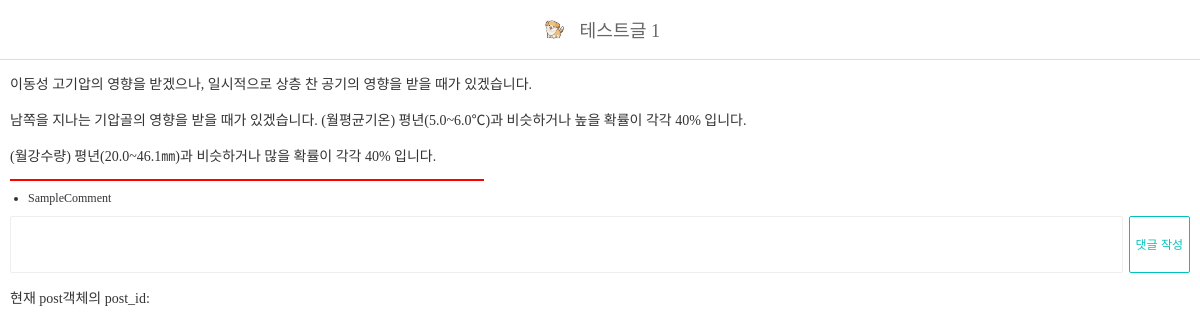
The app's page /posts/1/, older data.
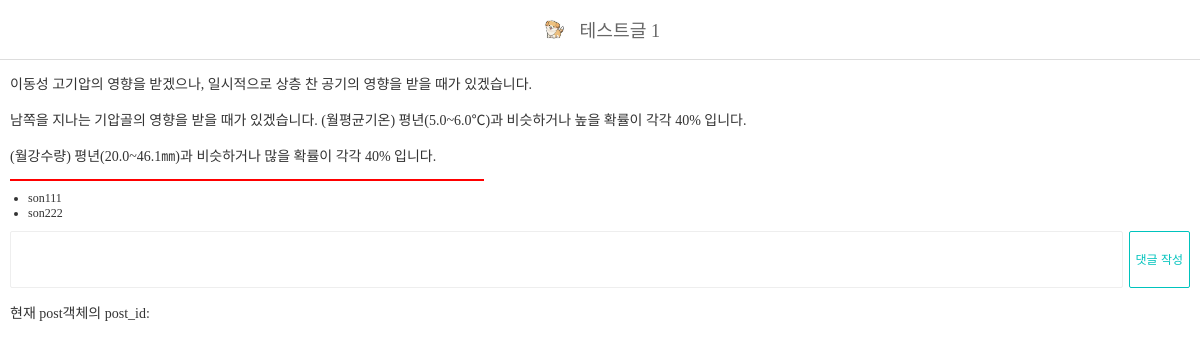
The same page, newer data.
### blog/models.py (models this page shows, shortened)
class Comment(models.Model):
    post = models.ForeignKey(Post, on_delete=models.CASCADE)
    content = models.TextField('댓글 내용')

### blog/views.py (the view)
# urls.py: path("posts/<int:post_id>/", post_detail),
def post_detail(request, post_id):
    post = Post.objects.get(id=post_id)
    print(f'{post=}') # post=<Post: 테스트글 2>
    if request.method == 'POST':
        comment_content = request.POST['comment']
        Comment.objects.create(
            post = post, # 현재 post 객체
            content = comment_content,
        )
    context = {
        'post': post,
    }
    return render(request, 'post_detail.html', context)

### blog/models.py (called while the page is built)
    def __str__(self):
        return self.title

### templates/post_detail.html (shortened to what this page needs)
{% load static %}
<!DOCTYPE html>
<html lang="en">
    <head>
        <link rel="stylesheet" href="{% static 'css/style.css' %}" />
    </head>
    <body>
        <div id="navbar">
            {% if post.thumbnail %}
                <img src="{{ post.thumbnail.url }}" />
            {% endif %}
            <span>{{ post.title }}</span>
        </div>
        <div id="post-detail">
            <p>{{ post.content|linebreaksbr }}</p>
            <div style="border: 1px solid red;width:40%;margin-bottom:10px"></div>
            <ul class="comments">
                {% for comment in post.comment_set.all %}
                    <li class="comment">{{ comment.content }}</li>
                {% empty%}
                    <li class="comment-empty">아직 댓글이 없습니다.</li>
                {% endfor %}
            </ul>
            <form method="POST">
                <textarea name="comment"></textarea>
                <button type="submit" class="btn btn-primary">댓글 작성</button>
            </form>
            <p>현재 post객체의 post_id: {{ post_id }}</p>
        </div>
    </body>
</html>

Row changes from the older to the newer data that the page shows:
removed Comment: content "SampleComment"
added Comment: content "son111"
added Comment: content "son222"
